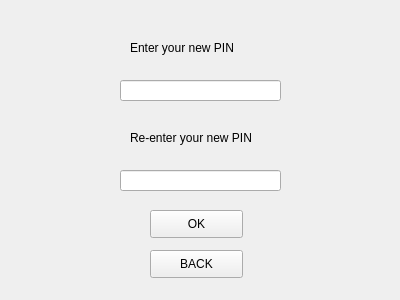
<?xml version="1.0" encoding="UTF-8"?>
<ui version="4.0">
 <class>Atm_ChangePin</class>
 <widget class="QWidget" name="Atm_ChangePin">
  <property name="geometry">
   <rect>
    <x>0</x>
    <y>0</y>
    <width>400</width>
    <height>300</height>
   </rect>
  </property>
  <property name="windowTitle">
   <string>CHANGE PIN</string>
  </property>
  <widget class="QLabel" name="label">
   <property name="geometry">
    <rect>
     <x>130</x>
     <y>40</y>
     <width>161</width>
     <height>16</height>
    </rect>
   </property>
   <property name="text">
    <string>Enter your new PIN</string>
   </property>
  </widget>
  <widget class="QLabel" name="label_2">
   <property name="geometry">
    <rect>
     <x>130</x>
     <y>130</y>
     <width>151</width>
     <height>16</height>
    </rect>
   </property>
   <property name="text">
    <string>Re-enter your new PIN</string>
   </property>
  </widget>
  <widget class="QLineEdit" name="lineEdit">
   <property name="geometry">
    <rect>
     <x>120</x>
     <y>80</y>
     <width>161</width>
     <height>21</height>
    </rect>
   </property>
  </widget>
  <widget class="QLineEdit" name="lineEdit_2">
   <property name="geometry">
    <rect>
     <x>120</x>
     <y>170</y>
     <width>161</width>
     <height>21</height>
    </rect>
   </property>
  </widget>
  <widget class="QPushButton" name="pushButton">
   <property name="geometry">
    <rect>
     <x>150</x>
     <y>210</y>
     <width>93</width>
     <height>28</height>
    </rect>
   </property>
   <property name="text">
    <string>OK</string>
   </property>
  </widget>
  <widget class="QPushButton" name="pushButton_2">
   <property name="geometry">
    <rect>
     <x>150</x>
     <y>250</y>
     <width>93</width>
     <height>28</height>
    </rect>
   </property>
   <property name="text">
    <string>BACK</string>
   </property>
  </widget>
 </widget>
 <resources/>
 <connections/>
</ui>
